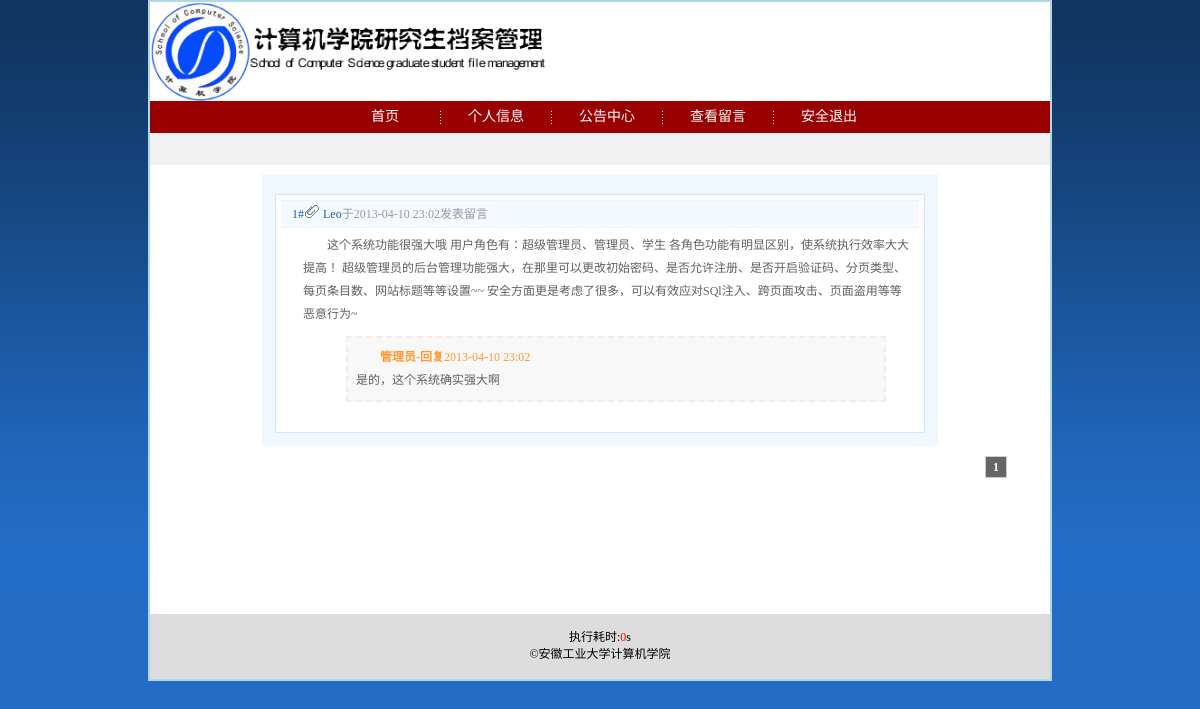
The page /message_s.php (signed in) on the database its author committed.
### tables this page shows
CREATE TABLE IF NOT EXISTS `gm_message` (
  `gm_id` mediumint(8) unsigned NOT NULL auto_increment,
  `gm_username` varchar(20) NOT NULL,
  `gm_num` int(14) unsigned NOT NULL,
  `gm_content` text NOT NULL,
  `gm_reply` text,
  `gm_replytime` datetime default NULL,
  `gm_systime` datetime NOT NULL,
  PRIMARY KEY  (`gm_id`)
);

### includes/mysql.func.php (called while the page is built, shortened)
<?php
function _query($sql){
	return mysql_query($sql);
}
function _fetch_array_list($res){
	return mysql_fetch_array($res);
}
?>

### message_s.php (the view, shortened to what this page needs)
<?php
require dirname(__FILE__).'/includes/common.inc.php';
?>
<!DOCTYPE html PUBLIC "-//W3C//DTD XHTML 1.0 Transitional//EN" "http://www.w3.org/TR/xhtml1/DTD/xhtml1-transitional.dtd">
<html xmlns="http://www.w3.org/1999/xhtml">
<head>
<?php
	require ROOT_PATH.'includes/title_student.inc.php';
?>
</head>
<body>
<?php
	require ROOT_PATH.'includes/header_student.inc.php';
?>
<div id="main">
	  <div id="list">
		<div id="listmain">
	<?php
		if($_GET['action']=='me')
		$sql="SELECT * FROM gm_message WHERE gm_num='{$_SESSION['num']}' ORDER BY gm_systime DESC";
		else
		$sql="SELECT * FROM gm_message ORDER BY gm_systime DESC";
		$num=_num_rows($sql);
		$res=_query($sql." LIMIT $pagenum,$pagesize");
		if($num!=0)
		{
			for($i=1;$i<=$pagesize;$i++)
			{
				$row=_fetch_array_list($res);
				if($row['gm_id']=='')
					break;
				?>
				<h2>
					<span class="leftarea">
						<?=$i?>#<img src="images/icon_write.gif" /> <?php echo $row['gm_username'];?><font style="color:#999;">于<?php echo date("Y-m-d H:i",strtotime($row["gm_systime"]));?>发表留言</font>
					</span>
				</h2>
				<div class="content">
					<?php
						echo $row['gm_content'];
					?>
				</div>
				<?php
				if(!empty($row['gm_reply'])){?>
					<div class="reply">
						<p><span style="color:#f93"><b>管理员-回复</b><?php echo date("Y-m-d H:i",strtotime($row["gm_replytime"]));?></span></p>
						<?php echo $row['gm_reply'];?>
					</div>
					<?php
				}
			}
		}
		else{
			echo '你还没有发表任何留言哦~　<a href="message_add_s.php" class="xzfb">现在发表</a>';
		}
		?>
		</div>
		</div>
</div>
<?php
	require ROOT_PATH.'includes/footer_student.inc.php';
?>
</body>
</html>

### styles/basic.css (style rules this page uses)
* { margin:0; padding:0; }
body { font-size:12px; font-family:微软雅黑,黑体; background:url("../images/user_all_bg.gif") repeat-x scroll 50% top #226CC5; }
img { border-width:0; }

### styles/header.css (style rules this page uses)
#main { border-top:0px; }

### styles/message_s.css (style rules this page uses)
#list { font:9pt Verdana,Tahoma; color:#625F5F; line-height:23px; width:650px; margin:0 auto 10px auto; background-repeat: repeat-x; background-color:#F0F8FF; padding:20px 13px 13px 13px; }
#listmain { border: 1px solid #D5E4F4; background:#FFF; padding:5px; margin:0px; padding-bottom:20px; }
#listmain h2 { font:9pt Verdana; color:#175CBB; border-top:1px solid #EBF5FE; border-bottom:1px solid #EBF5FE; background:#F4FAFF; padding:3px; font-weight: normal; height:20px; }
.leftarea { height:20px; line-height:20px; float:left; overflow:hidden; }
.leftarea { padding-left:8px; width:480px; }
.content { margin-left:10px; width:610px; text-indent: 24px; word-wrap: break-word; padding:6px 12px 10px 12px; }
.reply { margin-left:65px; border:2px dashed #F8E9E9; background:#f8f8f8; width:520px; text-indent:24px; word-wrap:break-word; padding:8px; margin-bottom:10px; }

### rows shown on the page
gm_message: gm_username "Leo", gm_systime "2013-04-10 23:02", gm_content "这个系统功能很强大哦 用户角色有：超级管理员、管理员、学生 各角色功能有明显区别，使系统执行效率大大提高！ 超级管理员的后台管理功能强大，在那里可以更改初始密码、是否允许注册、是否开启验证码、分页类型、每页条目数、网站标题等等设置~~ 安全方面更是考虑了很多，可以有效应对SQl注入、跨页面攻击、页面盗用等等恶意行为~", gm_replytime "2013-04-10 23:02", gm_reply "是的，这个系统确实强大啊"

### other values the page prints
$end_time-$start_time "0"
